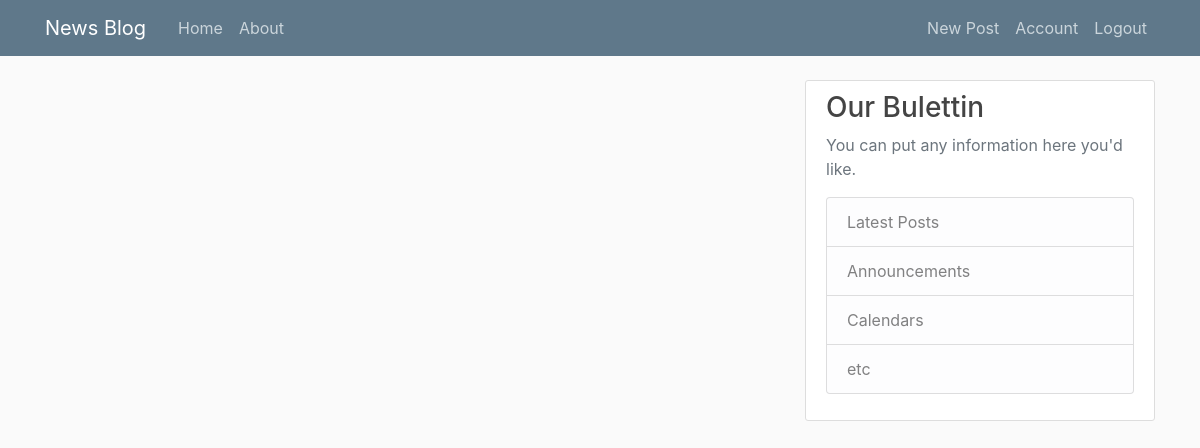
The page /home (signed in) on the database as committed earlier.
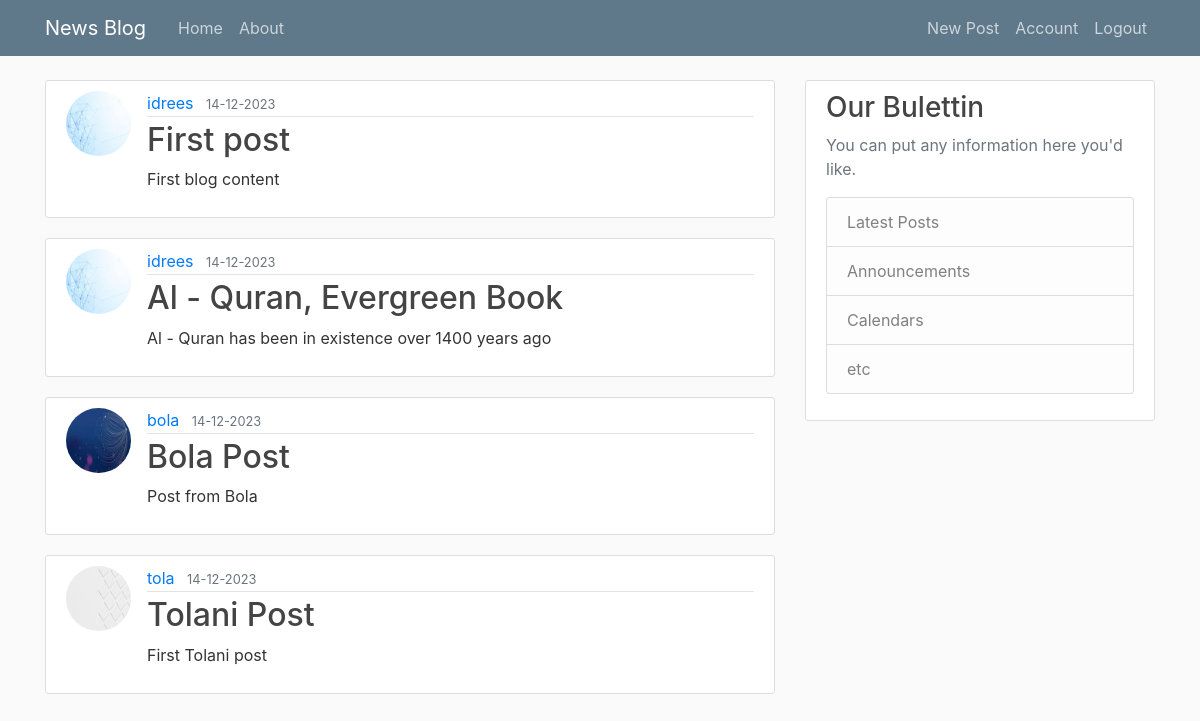
The same page on the database as committed later.
### newspost/model.py (models this page shows, shortened)
class Post(db.Model):
    id = db.Column(db.Integer, primary_key=True, nullable=False)
    title = db.Column(db.String(60),unique=True, nullable=False)
    content = db.Column(db.Text(420), nullable=False, unique=True)
    date_posted = db.Column(db.DateTime, nullable=False, default=datetime.utcnow)
    user_id = db.Column(db.Integer, db.ForeignKey('user.id'), nullable=False)

class User(db.Model, UserMixin):
    id = db.Column(db.Integer, primary_key=True , nullable=False)
    username = db.Column(db.String(60),unique=True, nullable=False)
    email = db.Column(db.String(120), nullable=False, unique=True)
    password = db.Column(db.String(), nullable=False)
    image_file = db.Column(db.String, default='default.jpg')
    post = db.relationship('Post', backref='author', lazy=True)

### newspost/routes.py (the view)
@app.route('/')
@app.route('/home')
@login_required
def home():
    posts = Post.query.all()
    return render_template('home.html', title='Home', posts=posts)

### newspost/model.py (called while the page is built)
@login_manager.user_loader
def load_user(user_id):
    return User.query.get(int(user_id))

### newspost/Templates/home.html (shortened to what this page needs)
{% extends 'base.html' %}
    {% block content %}
        {% for post in posts %}
        <article class="media content-section">
          <img class="rounded-circle article-img" src="{{ url_for('static', filename='img/' + post.author.image_file) }}">
          <div class="media-body">
            <div class="article-metadata">
              <a class="mr-2" href="{{url_for('account')}}">{{ post.author.username }}</a>
              <small class="text-muted">{{ post.date_posted.strftime('%d-%m-%Y') }}</small>
            </div>
            <h2><a class="article-title" href="#">{{ post.title }}</a></h2>
            <p class="article-content">{{ post.content }}</p>
          </div>
        </article>
    {% endfor %}
    {% endblock content %}

### newspost/Templates/base.html (shortened to what this page needs)
<!DOCTYPE html>
<html>
<head>
    <link rel="stylesheet" href="https://maxcdn.bootstrapcdn.com/bootstrap/4.0.0/css/bootstrap.min.css">
    <link rel="stylesheet" type="text/css" href="{{ url_for('static', filename='main.css') }}">
</head>
<body>
    <header class="site-header">
      <nav class="navbar navbar-expand-md navbar-dark bg-steel fixed-top">
        <div class="container">
          <a class="navbar-brand mr-4" href="/">News Blog</a>
          <div class="collapse navbar-collapse" id="navbarToggle">
            <div class="navbar-nav mr-auto">
              <a class="nav-item nav-link" href="{{ url_for('home') }}">Home</a>
              <a class="nav-item nav-link" href="{{ url_for('about') }}">About</a>
            </div>
            <div class="navbar-nav">
              {% if current_user.is_authenticated %}
                <a class="nav-item nav-link" href="{{ url_for('new_post') }}">New Post</a>
                <a class="nav-item nav-link" href="{{ url_for('account') }}">Account</a>
                <a class="nav-item nav-link" href="{{ url_for('logout') }}">Logout</a>
              {% else %}
                <a class="nav-item nav-link" href="{{ url_for('login') }}">Login</a>
                <a class="nav-item nav-link" href="{{ url_for('register') }}">Register</a>
              {% endif %}
            </div>
          </div>
        </div>
      </nav>
    </header>
    <main role="main" class="container">
      <div class="row">
        <div class="col-md-8">
          {% block content %}{% endblock %}
        </div>
        <div class="col-md-4">
          <div class="content-section">
            <h3>Our Bulettin</h3>
            <p class='text-muted'>You can put any information here you'd like.
              <ul class="list-group">
                <li class="list-group-item list-group-item-light">Latest Posts</li>
                <li class="list-group-item list-group-item-light">Announcements</li>
                <li class="list-group-item list-group-item-light">Calendars</li>
                <li class="list-group-item list-group-item-light">etc</li>
              </ul>
            </p>
          </div>
        </div>
      </div>
    </main>
</body>
</html>

### newspost/static/main.css (style rules this page uses)
body { background: #fafafa; color: #333333; margin-top: 5rem; }
h1, h2, h3, h4, h5, h6 { color: #444444; }
.bg-steel { background-color: #5f788a; }
.site-header .navbar-nav .nav-link { color: #cbd5db; }
.content-section { background: #ffffff; padding: 10px 20px; border: 1px solid #dddddd; border-radius: 3px; margin-bottom: 20px; }
.article-title { color: #444444; }
.article-content { white-space: pre-line; }
.article-img { height: 65px; width: 65px; margin-right: 16px; }
.article-metadata { padding-bottom: 1px; margin-bottom: 4px; border-bottom: 1px solid #e3e3e3 }

Rows that differ between the two databases and show on the page:
added Post: image_file (picture), author.username "idrees", date_posted "14-12-2023", title "First post", content "First blog content"
added Post: image_file (picture), author.username "idrees", date_posted "14-12-2023", title "Al - Quran, Evergreen Book", content "Al - Quran has been in existence over 1400 years ago"
added Post: image_file (picture), author.username "bola", date_posted "14-12-2023", title "Bola Post", content "Post from Bola"
added Post: image_file (picture), author.username "tola", date_posted "14-12-2023", title "Tolani Post", content "First Tolani post"
